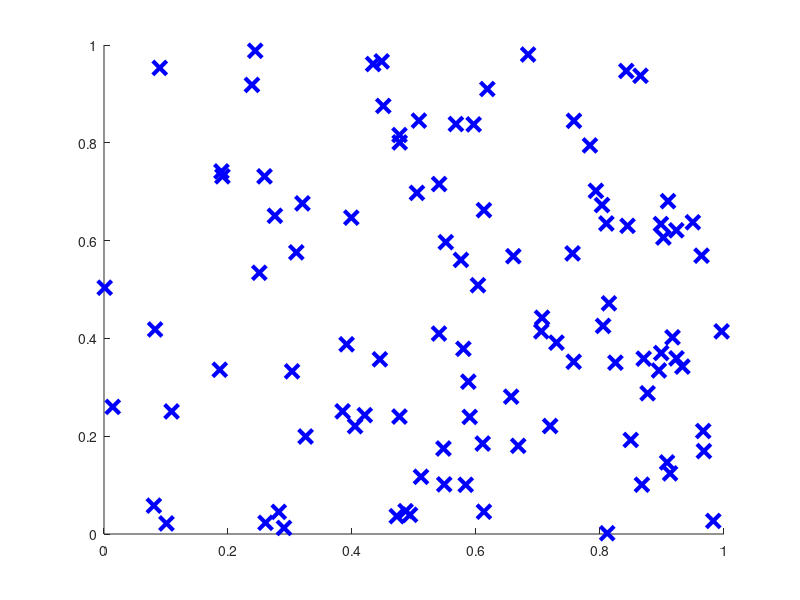

The MATLAB script that drew this image: (Note: this script raises an error after producing the figure.)
%=============================================================================
% Copyright (c) 2016-present Allan CORNET (Nelson)
%=============================================================================
% This file is part of Nelson.
%=============================================================================
% LICENCE_BLOCK_BEGIN
% SPDX-License-Identifier: LGPL-3.0-or-later
% LICENCE_BLOCK_END
%=============================================================================
% <--ADV-CLI MODE-->
%=============================================================================
close all
%=============================================================================
rng('default') % For reproducibility
figure();
x = rand(1, 100);
y = rand(1, 100);
ax = gca();
s = scatter(ax, x, y, 100, 'b', 'Marker', 'x', 'LineWidth', 3);
asserts.isequal(s.Marker, 'x');
asserts.isequal(s.MarkerEdgeColor, 'flat');
asserts.isequal(s.MarkerFaceColor, 'none');
asserts.isequal(s.LineWidth, 3);
asserts.isequal(s.XData, x);
asserts.isequal(s.YData, y);
asserts.isequal(s.SizeData, 100);
asserts.isequal(s.CData, [0 0 1]);
%=============================================================================
close all
%=============================================================================
